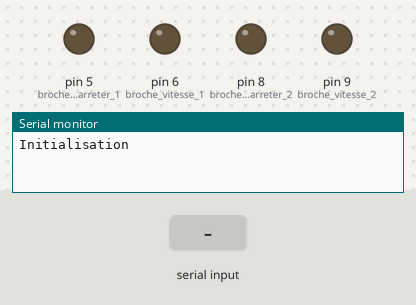
Bench run of a sketch on a simulated Arduino Mega 2560, built with avr-gcc and run on an emulated ATmega2560. On the bench: output pins drawn as LEDs (lit = HIGH), the last lines printed to the serial monitor. Inputs (shaded band) come from the test bench.

Above: at 1.2 s.
1.3 s: "1" received over Serial
At 3.5 s:
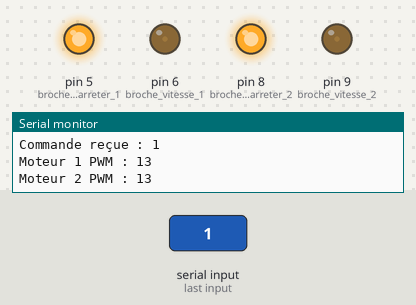
3.8 s: "STOP" received over Serial
At 5.6 s:
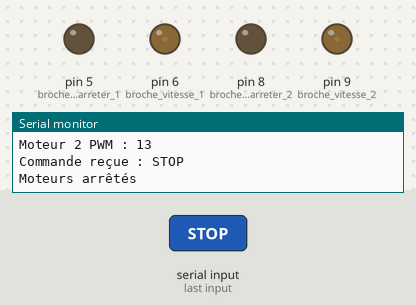
6.3 s: "0" received over Serial
At 8.7 s:
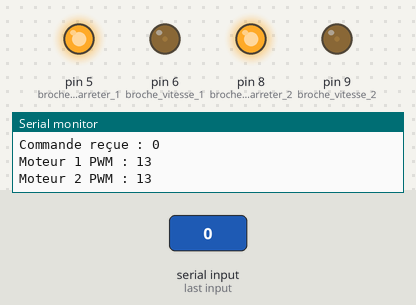
Timing chart, 0 to 10.2 s (numbered marks = the images above; inputs shaded):
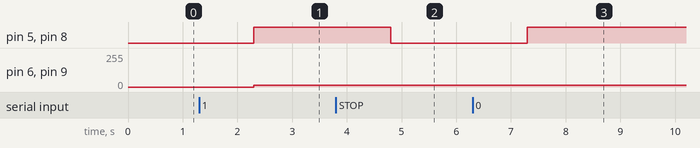

The sketch:

code-moteur-brushless.ino
```cpp
#include <ArduinoJson.h>

// Broches pour Arduino Mega 2560 vers cartes de puissance pour moteur brushless
int broche_demarrer_arreter_1 = 5;  // Broche ON/OFF moteur 1
int broche_vitesse_1 = 6;           // Broche contrôle vitesse moteur 1

int broche_demarrer_arreter_2 = 8;  // Broche ON/OFF moteur 2
int broche_vitesse_2 = 9;           // Broche contrôle vitesse moteur 2

// Variables pour les vitesses des moteurs en PWM
int vitesse1 = 0;
int vitesse2 = 0;

// Conversion RPM en PWM
int rpmVersPwm(float rpm) {
  return (int)((rpm + 86.06) / 6.27);
}

void setup() {
  Serial.begin(115200);
  Serial.println("Initialisation");

  pinMode(broche_demarrer_arreter_1, OUTPUT);
  pinMode(broche_vitesse_1, OUTPUT);

  pinMode(broche_demarrer_arreter_2, OUTPUT);
  pinMode(broche_vitesse_2, OUTPUT);
}

// ##################
// Écoute des commandes envoyées via le port série
void loop() {

  // exemple : {"vitesse1": 1000, "vitesse2": 1000} valeur en rpm
  if (Serial.available() > 0) {
    String commande = Serial.readString();
    Serial.print("Commande reçue : ");
    Serial.println(commande);

    // Arrêt des moteurs si la commande contient "STOP" ou "stop"
    if (commande.indexOf("STOP") != -1 || commande.indexOf("stop") != -1) {
      arreterMoteurs();
    } else {
      // Désérialisation de la commande JSON
      StaticJsonDocument<400> doc;
      DeserializationError erreur = deserializeJson(doc, commande);

      if (!erreur) {
        vitesse1 = rpmVersPwm(doc["vitesse1"].as<int>());
        vitesse2 = rpmVersPwm(doc["vitesse2"].as<int>());
        demarrerMoteurs();
      } else {
        Serial.print("Erreur de syntaxe JSON : ");
        Serial.println(erreur.c_str());
      }
    }
  }
}


// ##################
// Fonctions de controle

void demarrerMoteurs() {
  analogWrite(broche_vitesse_1, vitesse1);
  digitalWrite(broche_demarrer_arreter_1, vitesse1 > 0 ? HIGH : LOW);

  analogWrite(broche_vitesse_2, vitesse2);
  digitalWrite(broche_demarrer_arreter_2, vitesse2 > 0 ? HIGH : LOW);

  Serial.print("Moteur 1 PWM : ");
  Serial.println(vitesse1);
  Serial.print("Moteur 2 PWM : ");
  Serial.println(vitesse2);
}

void arreterMoteurs() {
  digitalWrite(broche_demarrer_arreter_1, LOW);
  digitalWrite(broche_demarrer_arreter_2, LOW);
  Serial.println("Moteurs arrêtés");
}
```

Measured:
- after the input at 1.3 s, pin 5 (broche_demarrer_arreter_1), pin 8 (broche_demarrer_arreter_2): LOW → HIGH after 1.0 s; pin 6 (broche_vitesse_1), pin 9 (broche_vitesse_2): 0/255 → 13/255 after 1.0 s
- after the input at 3.8 s, pin 5 (broche_demarrer_arreter_1), pin 8 (broche_demarrer_arreter_2): HIGH → LOW after 1.0 s
- after the input at 6.3 s, pin 5 (broche_demarrer_arreter_1), pin 8 (broche_demarrer_arreter_2): LOW → HIGH after 1.0 s
